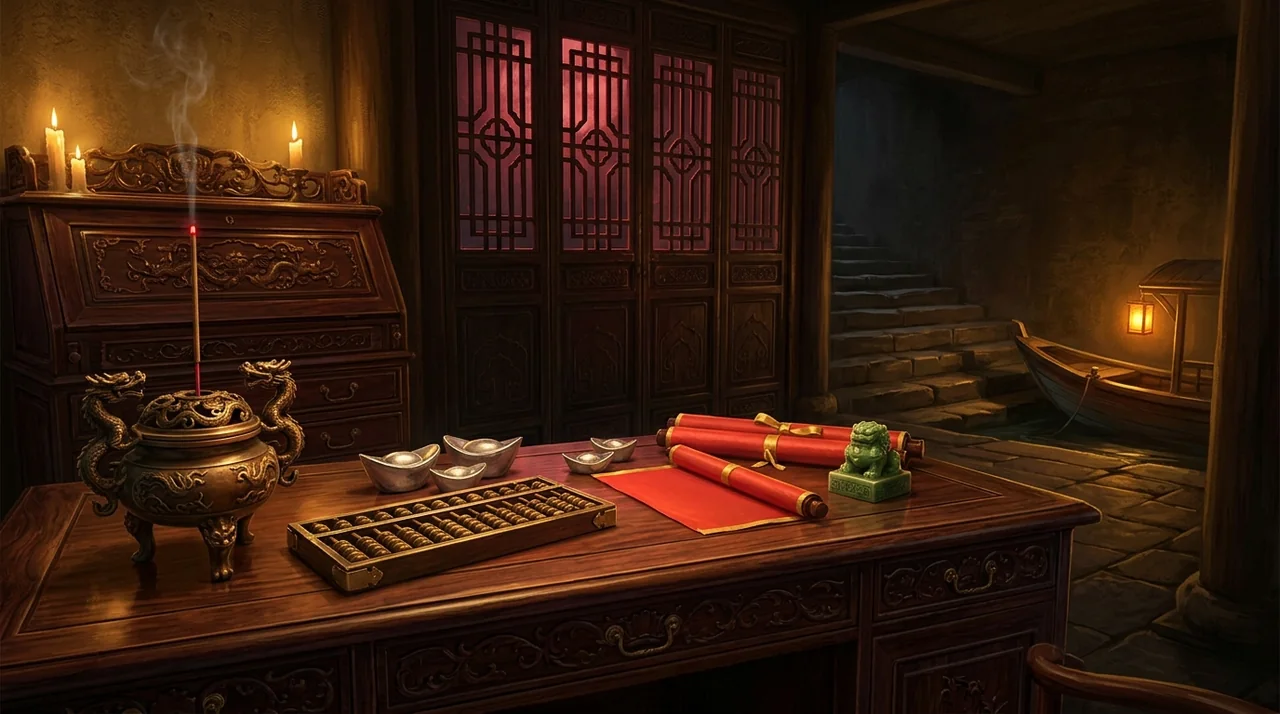
#> input picture docs/assets/bg_vault_desk.webp, 1280 x 714 px, given in place of still_lobby_4x3.png, which was not available
$ python compose_v5_media.py
#> lines starting #> are read from the running program, lines starting #| are printed output that depends on the picture
#!/usr/bin/env python3
"""Composites Royal Heist v5.0 real-3D promo covers and 9:16 vertical videos from captured WebGL frames.

Outputs into BOTH ./release/ and /Users/wang/OPC/media/20261127-royal-heist/:
  - icon-512.png (512x512)
  - poster-4x3.jpg (1200x900)
  - xianyu-cover-1x1.png (1080x1080)
  - xiaohongshu-cover-3x4.png (1080x1440)
  - 01_实机潜行_夜探和珅王府_9x16.mp4 (1080x1920, 25fps, H.264 + AAC nocturnal score)
  - 02_实机开箱_爆大红塞包撤离_9x16.mp4 (1080x1920, 25fps, H.264 + AAC nocturnal score)
  - 03_真3D实景_三图联展秒玩_9x16.mp4 (1080x1920, 25fps, H.264 + AAC nocturnal score)
"""

import math
import shutil
import struct
import subprocess
import sys
import wave
from pathlib import Path
from PIL import Image, ImageDraw, ImageFont, ImageOps

ROOT = Path(__file__).resolve().parents[1]
RAW = Path(sys.argv[1]) if len(sys.argv) > 1 else Path("/tmp/rh-v5-media-raw")
RELEASE = ROOT / "release"
MEDIA_OUT = Path("/Users/wang/OPC/media/20261127-royal-heist")
ASSETS = ROOT / "public" / "assets"
FFMPEG = "/Users/wang/.local/bin/ffmpeg"

FONT_BOLD = "/System/Library/Fonts/PingFang.ttc"
FONT_FALLBACK = "/System/Library/Fonts/STHeiti Medium.ttc"


# [57 lines left out: functions load_font, draw_centered_text, draw_pill, paste_treasure_cards, add_vertical_vignette, not called in this run]


def crop_clean_game_frame(path: Path, top_cut=0.14, bot_cut=0.18) -> Image.Image:
#> called with top_cut = 0.08, bot_cut = 0.02
    im = Image.open(path).convert("RGBA")
    w, h = im.size
#> w = 1280; h = 714
    return im.crop((0, int(h * top_cut), w, int(h * (1.0 - bot_cut))))
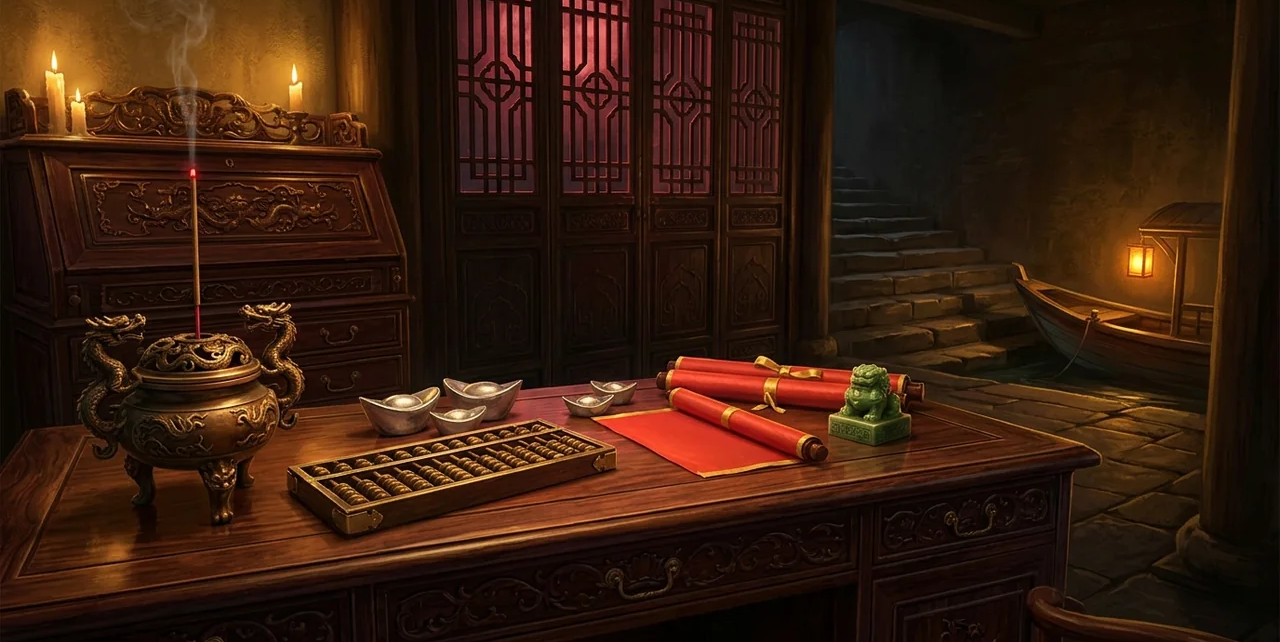
#> returned value: PIL image 1280x642 RGBA; mean R, G, B, A 55.7, 29.3, 14.4, 255


def build_covers():
    # Stills are captured HUD-free; only trim tiny top header height band so full 3D canvas shines!
    lobby = crop_clean_game_frame(RAW / "still_lobby_4x3.png", 0.08, 0.02)
    courtyard = crop_clean_game_frame(RAW / "still_courtyard_4x3.png", 0.08, 0.02)
#> call 2 of crop_clean_game_frame, with top_cut = 0.08, bot_cut = 0.02
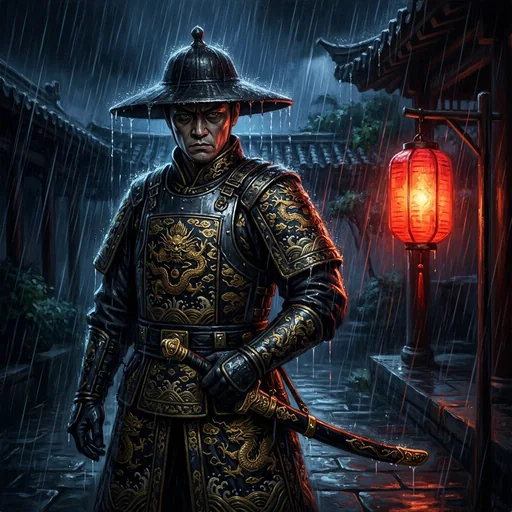
#> input picture docs/assets/boss_inquisitor.webp, 512 x 512 px, given in place of still_courtyard_4x3.png, which was not available
#> in crop_clean_game_frame (call 2), `return im.crop((0, int(h * top_cut), w, int(h * (1.0 - bot_cut))))`:
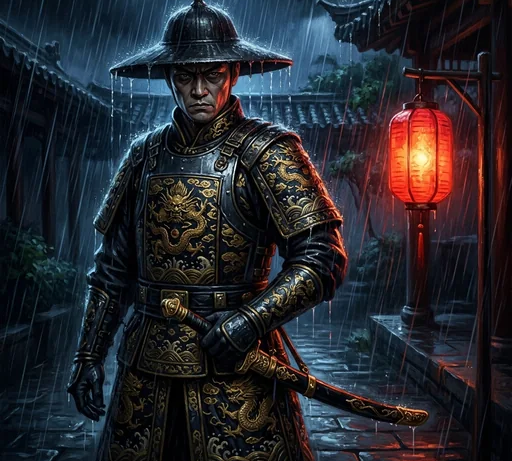
#> returned value: PIL image 512x461 RGBA; mean R, G, B, A 38.5, 38.9, 45.3, 255
    action = crop_clean_game_frame(RAW / "still_action_4x3.png", 0.08, 0.02)
    pier = crop_clean_game_frame(RAW / "still_pier_4x3.png", 0.08, 0.02)
    vert_court = crop_clean_game_frame(RAW / "still_vertical_courtyard.png", 0.08, 0.02)

    # 1. poster-4x3.jpg (1200x900)
    poster = ImageOps.fit(courtyard, (1200, 900), Image.Resampling.LANCZOS)
    poster = add_vertical_vignette(poster, 260, 290, 210, 235)
    d = ImageDraw.Draw(poster)
    draw_pill(d, 600, 34, "Blender 精模 + 真 PBR 光影 · 潜行搜打撤", load_font(26, 2), (146, 28, 32, 240), (245, 195, 76, 255), (255, 244, 214))
    draw_centered_text(d, 600, 102, "夜探王府：摸金撤离", load_font(84, 2), (255, 250, 236), (10, 12, 18), 8)
    draw_centered_text(d, 600, 622, "避锦衣卫提灯 ◆ 撬金丝楠木暗墙 ◆ 开龙柜爆大红登船撤离", load_font(28, 2), (254, 232, 165), (8, 10, 16), 4)
    paste_treasure_cards(poster, ["tr_imperial_seal.webp", "tr_gold_buddha.webp", "tr_phoenix_crown.webp", "tr_emerald_cabbage.webp"], 682, 174, 46)
    poster.convert("RGB").save(RELEASE / "poster-4x3.jpg", "JPEG", quality=92)

    # 2. icon-512.png (512x512)
    icon_bg = ImageOps.fit(pier, (512, 512), Image.Resampling.LANCZOS)
    icon_bg = add_vertical_vignette(icon_bg, 90, 200, 150, 235)
    seal = Image.open(ASSETS / "tr_imperial_seal.webp").convert("RGBA")
    seal = ImageOps.contain(seal, (172, 172), Image.Resampling.LANCZOS)
    icon_bg.paste(seal, (324, 34), seal)
    d = ImageDraw.Draw(icon_bg)
    d.rounded_rectangle([12, 12, 500, 500], radius=68, outline=(245, 190, 66, 255), width=8)
    draw_centered_text(d, 256, 336, "夜探王府", load_font(86, 2), (255, 246, 218), (10, 12, 18), 8)
    draw_pill(d, 256, 442, "真3D潜行搜打撤", load_font(26, 2), (162, 26, 30, 245), (245, 195, 76, 255), (255, 245, 220), pad_x=24, pad_y=6)
    icon_bg.save(RELEASE / "icon-512.png", "PNG")

    # 3. xiaohongshu-cover-3x4.png (1080x1440)
    xhs = ImageOps.fit(vert_court, (1080, 1440), Image.Resampling.LANCZOS)
    xhs = add_vertical_vignette(xhs, 390, 390, 225, 240)
    d = ImageDraw.Draw(xhs)
    draw_pill(d, 540, 52, "真 3D 精模实机 · 手机电脑点开秒玩", load_font(32, 2), (156, 24, 30, 242), (245, 195, 76, 255), (255, 246, 220), pad_x=34, pad_y=12)
    draw_centered_text(d, 540, 142, "夜探和珅王府", load_font(104, 2), (255, 251, 240), (10, 12, 18), 9)
    draw_centered_text(d, 540, 264, "撬暗墙爆传世大红！", load_font(84, 2), (250, 194, 58), (14, 10, 8), 8)
    draw_centered_text(d, 540, 1096, "躲锦衣卫提灯 ◆ 俄罗斯方块塞包 ◆ 乌篷船撤离", load_font(34, 2), (255, 244, 216), (8, 10, 16), 5)
    paste_treasure_cards(xhs, ["tr_imperial_seal.webp", "tr_gold_buddha.webp", "tr_phoenix_crown.webp", "tr_emerald_cabbage.webp"], 1168, 206, 38)
    xhs.save(RELEASE / "xiaohongshu-cover-3x4.png", "PNG")

    # 4. xianyu-cover-1x1.png (1080x1080) — 3-panel real v5.0 3D collage!
    xy = Image.new("RGBA", (1080, 1080), (10, 14, 22, 255))
    top_panel = ImageOps.fit(lobby, (1080, 560), Image.Resampling.LANCZOS)
    top_panel = add_vertical_vignette(top_panel, 260, 80, 215, 140)
    bot_l = ImageOps.fit(pier, (536, 512), Image.Resampling.LANCZOS)
    bot_r = ImageOps.fit(action, (536, 512), Image.Resampling.LANCZOS)
    bot_l = add_vertical_vignette(bot_l, 40, 230, 60, 225)
    bot_r = add_vertical_vignette(bot_r, 40, 230, 60, 225)
    xy.paste(top_panel, (0, 0))
    xy.paste(bot_l, (0, 568))
    xy.paste(bot_r, (544, 568))
    d = ImageDraw.Draw(xy)
    d.rectangle([0, 560, 1080, 568], fill=(245, 188, 62, 255))
    d.rectangle([536, 568, 544, 1080], fill=(245, 188, 62, 255))
    draw_pill(d, 540, 30, "v5.0 Blender 精模 + 真 PBR 光影 · 免下载秒玩", load_font(28, 2), (156, 24, 30, 242), (245, 195, 76, 255), (255, 246, 220), pad_x=30, pad_y=10)
    draw_centered_text(d, 540, 108, "夜探王府 · 摸金撤离", load_font(86, 2), (255, 251, 240), (10, 12, 18), 8)
    draw_centered_text(d, 540, 212, "实机真 3D 画面直出 ｜ 绝非扁平积木小游戏", load_font(34, 2), (252, 224, 138), (10, 12, 18), 5)
    paste_treasure_cards(xy, ["tr_imperial_seal.webp", "tr_gold_buddha.webp", "tr_phoenix_crown.webp"], 756, 174, 56)
    draw_pill(d, 540, 962, "大内总管金手指永久版 ◆ 24h 自动发货", load_font(36, 2), (245, 178, 42, 255), (255, 248, 224, 255), (22, 14, 8), pad_x=44, pad_y=12)
    xy.save(RELEASE / "xianyu-cover-1x1.png", "PNG")
    print("ALL_4_COVERS_COMPOSED")


# [102 lines left out: functions synth_nocturnal_bgm, build_framed_video, not called in this run]


def main():
    RELEASE.mkdir(parents=True, exist_ok=True)
    MEDIA_OUT.mkdir(parents=True, exist_ok=True)

    build_covers()

    videos = [
        (
            "clip01_stealth",
            "01_实机潜行_夜探和珅王府_9x16.mp4",
            "真 3D 精模实机录屏 · 绝非贴图滤镜",
            "夜探和珅王府摸大红",
            "避提灯锦衣卫 ◆ 撒碎银引怪 ◆ 迷魂烟脱身",
            "打开即玩免下载 ◆ 夜探王府：摸金撤离",
            0,
        ),
        (
            "clip02_loot",
            "02_实机开箱_爆大红塞包撤离_9x16.mp4",
            "搜打撤爽感拉满 · 实机开箱撤离",
            "撬开龙柜爆传世大红！",
            "俄罗斯方块塞满乾坤包 ◆ 冲回乌篷船落袋",
            "手机电脑免下载秒玩 ◆ 零门槛全地图免费体验",
            4,
        ),
        (
            "clip03_maps",
            "03_真3D实景_三图联展秒玩_9x16.mp4",
            "v5.0 Blender 精模 + 真 PBR 光影",
            "三大清代宫廷禁地实景",
            "盐运司衙门 ◆ 和珅王府 ◆ 紫禁内务府皇库",
            "点开网页 60 帧直玩 ◆ 三图全开放",
            8,
        ),
    ]
    for clip_dir, fname, badge, title, sub, footer, shift in videos:
        build_framed_video(RAW / clip_dir, RELEASE / fname, badge, title, sub, footer, shift)

    # Sync all 4 covers + 3 videos into /Users/wang/OPC/media/20261127-royal-heist/
    for fname in [
        "icon-512.png",
        "poster-4x3.jpg",
        "xianyu-cover-1x1.png",
        "xiaohongshu-cover-3x4.png",
        "01_实机潜行_夜探和珅王府_9x16.mp4",
        "02_实机开箱_爆大红塞包撤离_9x16.mp4",
        "03_真3D实景_三图联展秒玩_9x16.mp4",
    ]:
        shutil.copy2(RELEASE / fname, MEDIA_OUT / fname)
    print("ALL_V5_MEDIA_SYNCED")


if __name__ == "__main__":
#> (the run stopped early here; a loop or call above may not have finished)
